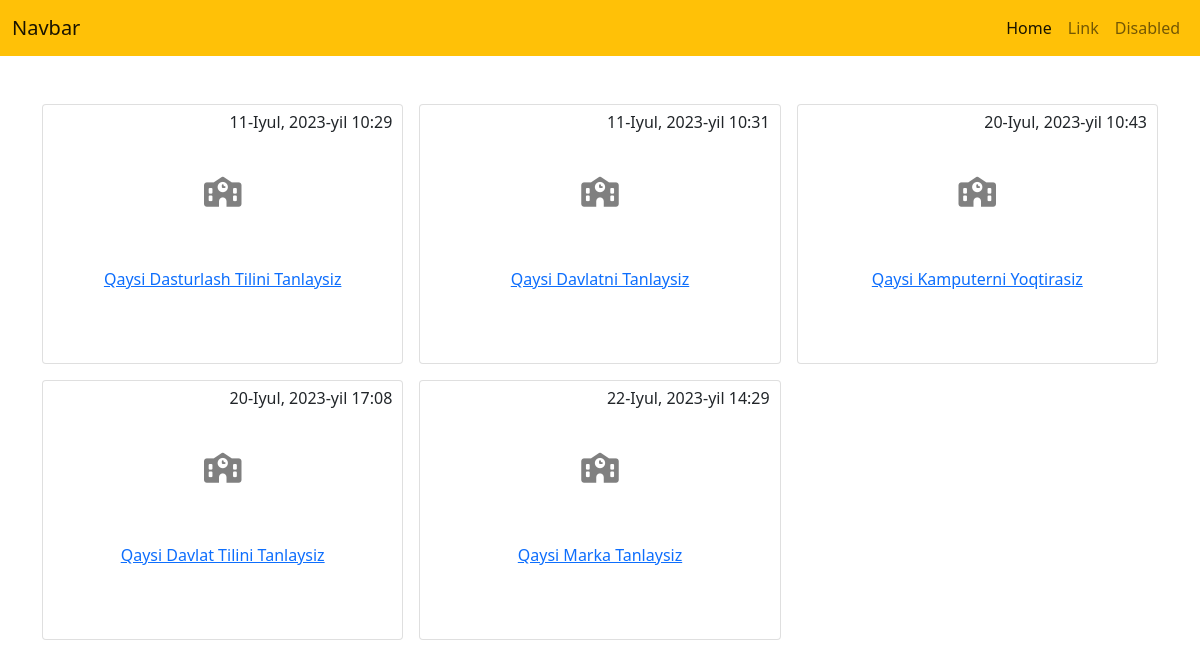
The page / on the database its author committed.
### home/models.py (models this page shows)
class School(models.Model):
    questions_name = models.CharField(max_length=300)
    created_time = models.DateTimeField(default=timezone.now)
    def __str__(self) -> str:
        return self.questions_name

### home/views.py (the view)
# urls.py: path('', index, name ='Home'),
def index(request):
    questions = School.objects.all()
    context = {
        "questions": questions
    }
    return render(request, 'index.html',context)

### templates/index.html (shortened to what this page needs)
<!DOCTYPE html>
<html lang="en">
<head>
    <link href="https://cdn.jsdelivr.net/npm/bootstrap@5.0.2/dist/css/bootstrap.min.css" rel="stylesheet">
    <link rel="stylesheet" href="https://cdnjs.cloudflare.com/ajax/libs/font-awesome/6.4.0/css/all.min.css" />
    {% load static %}
    <link rel="stylesheet" href="{% static 'style.css' %}">
</head>
<body>
    <nav class="navbar navbar-expand-lg navbar-light bg-warning">
        <div class="container-fluid">
          <a class="navbar-brand" href="#">Navbar</a>
          <div class="collapse navbar-collapse" id="navbarSupportedContent">
            <ul class="navbar-nav ms-auto mb-2 mb-lg-0">
              <li class="nav-item">
                <a class="nav-link active" aria-current="page" href="#">Home</a>
              </li>
              <li class="nav-item">
                <a class="nav-link" href="#">Link</a>
              </li>
              <li class="nav-item">
                <a class="nav-link" href="#" >Disabled</a>
              </li>
            </ul>
          </div>
        </div>
    </nav>
    <div class="container mt-5 ">
        <div class= "row g-3 ">
            {% for question in questions %}
                <div class= "col-4">
                        <div class= "card">
                            <div class = "card-icon">
                                <i class= "fa-solid fa-school"></i>
                            </div>
                            <a href="{{ question.id }}/Menu/">{{ question }}</a>
                            <span class = "span">{{ question.created_time }}</span>
                        </div>
                </div>
                {% endfor %}
        </div>
    </div>
</body>
</html>

### static/style.css (style rules this page uses)
* { margin: 0; padding: 0; box-sizing: border-box; }
.container { background-color: white; }
.card { min-height: 260px; display: flex; justify-content: center; align-items: center; transition: all .3s ease-in-out; position: relative; }
.card-icon i { color: grey; margin-bottom: 60px; font-size: 30px; }
.span { position: absolute; top: 5px; right: 10px; }

### rows shown on the page
School: questions_name "Qaysi Dasturlash Tilini Tanlaysiz", created_time "11-Iyul, 2023-yil 10:29"
School: questions_name "Qaysi Davlatni Tanlaysiz", created_time "11-Iyul, 2023-yil 10:31"
School: questions_name "Qaysi Kamputerni Yoqtirasiz", created_time "20-Iyul, 2023-yil 10:43"
School: questions_name "Qaysi Davlat Tilini Tanlaysiz", created_time "20-Iyul, 2023-yil 17:08"
School: questions_name "Qaysi Marka Tanlaysiz", created_time "22-Iyul, 2023-yil 14:29"
